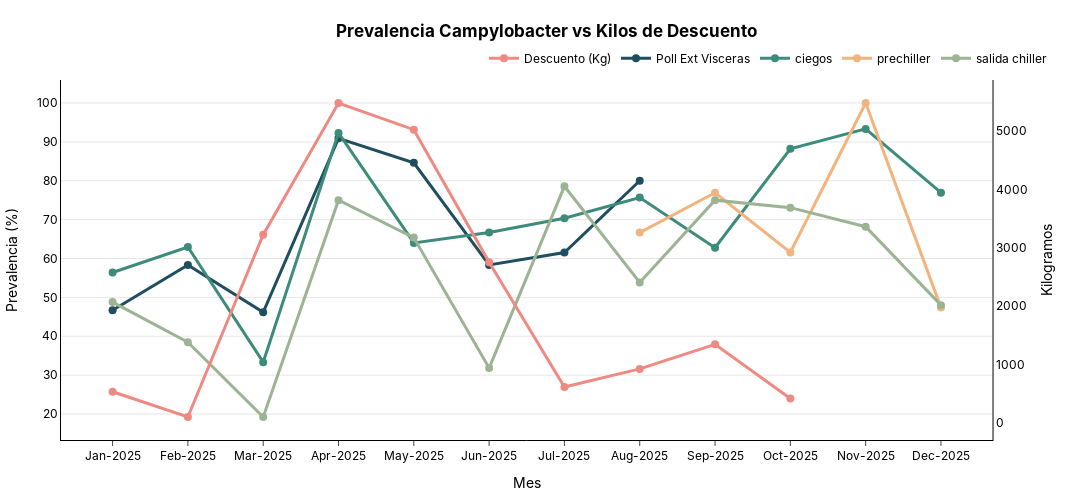

Notebook code for this chart:
### Code cell
fig = plot_line(
    df=df_campy,
    x_col="month",
    y_col="prev",
    group_col="etapa",
    secondary_y_col="Descuento (Kg)",  # <--- Esto activa el eje derecho
    secondary_y_title="Kilogramos",
    x_title="Mes",
    y_title="Prevalencia (%)",
    order_x=['Jan-2025', 'Feb-2025', 'Mar-2025', 'Apr-2025', 'May-2025',
       'Jun-2025', 'Jul-2025', 'Aug-2025', 'Sep-2025', 'Oct-2025',
       'Nov-2025', 'Dec-2025', 'Jan-2026'],
    title="Prevalencia Campylobacter vs Kilos de Descuento",
    line_colors={
        "Poll Ext Visceras": "#1f4e5f",
        "ciegos": "#3d8b7a",
        "salida chiller": "#9db494",
        "prechiller": "#f2b47e",
        "Descuento (Kg)": "#ef8a82" # Color salmón para el eje derecho
    },
    height = 500,
   width = 1100,
)

fig.show()
s3.save_plotly_html(fig, "campy_line.html")

### Figure 1 — Plotly figure (JSON) as saved in the notebook; plotly's stock layout.template omitted (floating-point values rounded to 4 significant figures)
{"data": [{"hovertemplate": "<b>month:</b> %{x}<br><b>Descuento (Kg):</b> %{y:.1f}<br><extra></extra>", "line": {"color": "#ef8a82", "shape": "linear", "width": 3}, "marker": {"color": "#ef8a82", "size": 8}, "mode": "lines+markers", "name": "Descuento (Kg)", "type": "scatter", "x": ["Jan-2025", "Feb-2025", "Mar-2025", "Apr-2025", "May-2025", "Jun-2025", "Jul-2025", "Aug-2025", "Sep-2025", "Oct-2025"], "xaxis": "x", "y": [537, 104, 3224, 5480, 5024.0, 2753.0, 617, 927, 1348.0, 422], "yaxis": "y2"}, {"hovertemplate": "<b>month:</b> %{x}<br><b>Poll Ext Visceras:</b> %{y:.1f}<br><extra></extra>", "line": {"color": "#1f4e5f", "shape": "linear", "width": 3}, "marker": {"color": "#1f4e5f", "size": 8}, "mode": "lines+markers", "name": "Poll Ext Visceras", "type": "scatter", "x": ["Jan-2025", "Feb-2025", "Mar-2025", "Apr-2025", "May-2025", "Jun-2025", "Jul-2025", "Aug-2025", "Sep-2025", "Oct-2025", "Nov-2025", "Dec-2025"], "xaxis": "x", "y": [46.67, 58.33, 46.15, 90.91, 84.62, 58.33, 61.54, 80, null, null, null, null], "yaxis": "y"}, {"hovertemplate": "<b>month:</b> %{x}<br><b>ciegos:</b> %{y:.1f}<br><extra></extra>", "line": {"color": "#3d8b7a", "shape": "linear", "width": 3}, "marker": {"color": "#3d8b7a", "size": 8}, "mode": "lines+markers", "name": "ciegos", "type": "scatter", "x": ["Jan-2025", "Feb-2025", "Mar-2025", "Apr-2025", "May-2025", "Jun-2025", "Jul-2025", "Aug-2025", "Sep-2025", "Oct-2025", "Nov-2025", "Dec-2025"], "xaxis": "x", "y": [56.41, 62.96, 33.33, 92.31, 64, 66.67, 70.37, 75.68, 62.79, 88.24, 93.33, 76.92], "yaxis": "y"}, {"hovertemplate": "<b>month:</b> %{x}<br><b>prechiller:</b> %{y:.1f}<br><extra></extra>", "line": {"color": "#f2b47e", "shape": "linear", "width": 3}, "marker": {"color": "#f2b47e", "size": 8}, "mode": "lines+markers", "name": "prechiller", "type": "scatter", "x": ["Jan-2025", "Feb-2025", "Mar-2025", "Apr-2025", "May-2025", "Jun-2025", "Jul-2025", "Aug-2025", "Sep-2025", "Oct-2025", "Nov-2025", "Dec-2025"], "xaxis": "x", "y": [null, null, null, null, null, null, null, 66.67, 76.92, 61.54, 100, 47.37], "yaxis": "y"}, {"hovertemplate": "<b>month:</b> %{x}<br><b>salida chiller:</b> %{y:.1f}<br><extra></extra>", "line": {"color": "#9db494", "shape": "linear", "width": 3}, "marker": {"color": "#9db494", "size": 8}, "mode": "lines+markers", "name": "salida chiller", "type": "scatter", "x": ["Jan-2025", "Feb-2025", "Mar-2025", "Apr-2025", "May-2025", "Jun-2025", "Jul-2025", "Aug-2025", "Sep-2025", "Oct-2025", "Nov-2025", "Dec-2025"], "xaxis": "x", "y": [48.78, 38.46, 19.23, 75, 65.38, 31.82, 78.57, 53.85, 75, 73.08, 68.18, 48], "yaxis": "y"}], "layout": {"font": {"color": "black", "family": "Inter, Arial, sans-serif"}, "height": 500, "hovermode": "x unified", "legend": {"orientation": "h", "x": 1, "xanchor": "right", "y": 1.02, "yanchor": "bottom"}, "margin": {"b": 40, "l": 40, "r": 40, "t": 80}, "paper_bgcolor": "rgba(0,0,0,0)", "plot_bgcolor": "rgba(0,0,0,0)", "title": {"text": "<b>Prevalencia Campylobacter vs Kilos de Descuento<b>", "x": 0.5, "xanchor": "center", "y": 0.95, "yanchor": "top"}, "width": 1100, "xaxis": {"anchor": "y", "domain": [0, 0.94], "linecolor": "black", "linewidth": 1, "showline": true, "ticks": "outside", "title": {"text": "Mes"}}, "yaxis": {"anchor": "x", "domain": [0, 1], "gridcolor": "rgba(0,0,0,0.1)", "linecolor": "black", "linewidth": 1, "showgrid": true, "showline": true, "title": {"text": "Prevalencia (%)"}}, "yaxis2": {"anchor": "x", "linecolor": "black", "linewidth": 1, "overlaying": "y", "showgrid": false, "showline": true, "side": "right", "title": {"text": "Kilogramos"}}}}
